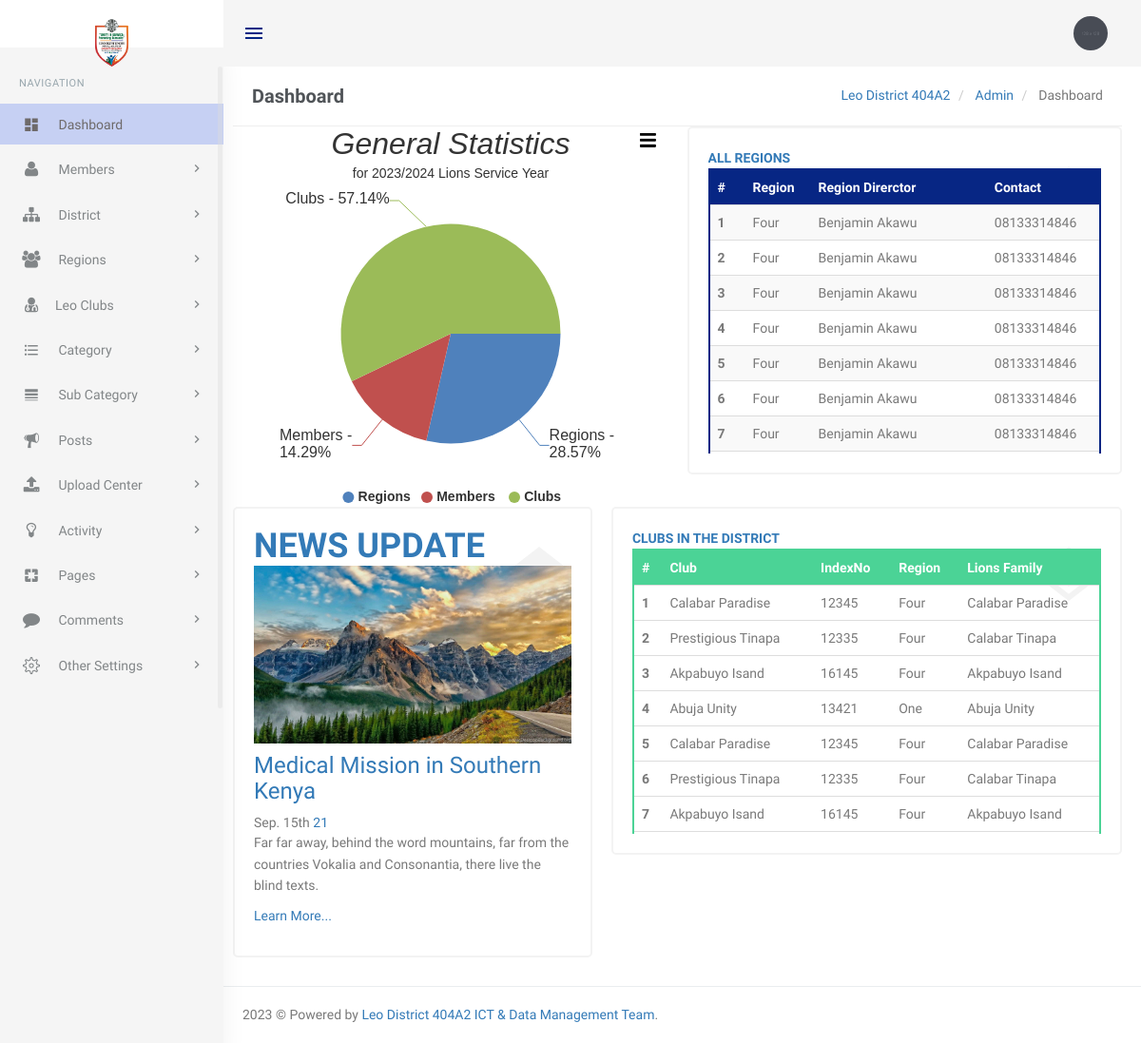
Screenshot of /app/dashboard (signed in) with the database file from the repository.
### tables this page shows
CREATE TABLE `tblregiondirector` (
  `regiondirID` int(11) NOT NULL,
  `regionID` int(11) DEFAULT NULL,
  `memberID` int(11) DEFAULT NULL,
  `serviceYrID` int(11) DEFAULT NULL,
  `dateUpdated` datetime DEFAULT current_timestamp(),
  `updatedBy` int(11) DEFAULT NULL,
  `isActive` int(1) NOT NULL DEFAULT 1
);

CREATE TABLE `tblregion` (
  `regionID` int(11) NOT NULL,
  `region` varchar(20) NOT NULL,
  `dateUpdated` timestamp NOT NULL DEFAULT current_timestamp(),
  `updatedBy` int(11) NOT NULL,
  `isActive` int(1) NOT NULL DEFAULT 1
);

CREATE TABLE `tblmembers` (
  `memberID` int(11) NOT NULL,
  `clubID` int(11) DEFAULT NULL,
  `regionID` int(11) DEFAULT NULL,
  `membershipNo` varchar(10) NOT NULL,
  `firstName` varchar(50) NOT NULL,
  `lastName` varchar(60) NOT NULL,
  `middleName` varchar(60) DEFAULT NULL,
  `memberEmail` varchar(60) NOT NULL,
  `gender` varchar(8) NOT NULL,
  `phone1` varchar(12) NOT NULL,
  `phone2` varchar(12) DEFAULT NULL,
  `address` varchar(100) DEFAULT NULL,
  `maritalStatus` varchar(30) NOT NULL,
  `occupation` varchar(40) NOT NULL,
  `city` varchar(30) DEFAULT NULL,
  `state` int(11) DEFAULT NULL,
  `stateOfOrigin` int(11) NOT NULL,
  `lgaOfOrigin` int(11) NOT NULL,
  `memberSince` varchar(5) NOT NULL,
  `dob` date NOT NULL,
  `memberPhoto` varchar(255) NOT NULL,
  `dateUpdated` datetime DEFAULT current_timestamp(),
  `updatedBy` int(11) DEFAULT NULL,
  `isActive` int(1) NOT NULL DEFAULT 1
);

CREATE TABLE `tblclubs` (
  `clubID` int(11) NOT NULL,
  `regionID` int(11) NOT NULL,
  `clubName` varchar(60) NOT NULL,
  `indexNo` varchar(10) DEFAULT NULL,
  `SponsorLions` varchar(60) NOT NULL,
  `dateUpdated` datetime DEFAULT current_timestamp(),
  `updatedBy` int(11) DEFAULT NULL,
  `isActive` int(1) NOT NULL DEFAULT 1
);

### app/dashboard.php (the view, shortened to what this page needs)
<?php
include('includes/config.php');
if (strlen($_SESSION['login']) == 0) {
    header('location:index');
} else {
    $lsyQuery = "SELECT *  From tblserviceyr ORDER BY serviceYrID  desc";
    $query = mysqli_query($con, $lsyQuery);
    $result = mysqli_fetch_assoc($query);
    $currentLSYID = $result['serviceYrID'];
    ?>
    <?php include('includes/pages-head.php'); ?>
    <body class="fixed-left">
        <div id="wrapper">
            <div class="topbar">
                <?php include('includes/topheader.php'); ?>
            </div>
            <?php include('includes/leftsidebar.php'); ?>
            <div class="content-page">
                <div class="content">
                    <div class="container">
                        <div class="row">
                            <div class="col-xs-12">
                                <div class="page-title-box">
                                    <h4 class="page-title">Dashboard</h4>
                                    <ol class="breadcrumb p-0 m-0">
                                        <li>
                                            <a href="#">Leo District 404A2</a>
                                        </li>
                                        <li>
                                            <a href="#">Admin</a>
                                        </li>
                                        <li class="active">
                                            Dashboard
                                        </li>
                                    </ol>
                                    <div class="clearfix"></div>
                                </div>
                            </div>
                        </div>
                        <div class="row">
                            <div class="col-lg-6 col-md-6 col-sm-12 text-center">
                                <?php
                                $query = mysqli_query($con, "select * from tblregion");
                                $countregion = mysqli_num_rows($query);
                                $query = mysqli_query($con, "select * from tblmembers");
                                $countmembers = mysqli_num_rows($query);
                                $query = mysqli_query($con, "select * from tblclubs");
                                $countclubs = mysqli_num_rows($query);
                                $dataPoints = array(
                                    array("label" => " Regions", "y" => $countregion),
                                    array("label" => " Members", "y" => $countmembers),
                                    array("label" => " Clubs", "y" => $countclubs)
                                );
                                ?>
                                <!DOCTYPE HTML>
                                <script>
                                    window.onload = function () {
                                        var chart = new CanvasJS.Chart("chartContainer", {
                                            animationEnabled: true,
                                            exportEnabled: true,
                                            title: {
                                                text: "General Statistics"
                                            },
                                            subtitles: [{
                                                text: "for 2023/2024 Lions Service Year"
                                            }],
                                            data: [{
                                                type: "pie",
                                                showInLegend: "true",
                                                legendText: "{label}",
                                                indexLabelFontSize: 16,
                                                indexLabel: "{label} - #percent%",
                                                yValueFormatString: "##0",
                                                dataPoints: <?php echo json_encode($dataPoints, JSON_NUMERIC_CHECK); ?>
                                            }]
                                        });
                                        chart.render();
                                    }
                                </script>
                                <div id="chartContainer" style="height: 400px; width: 100%;"></div>
                            </div>
                            <div class="col-lg-6 col-md-6 col-sm-12">
                                <div class="card-box widget-box-one">
                                    <div class="wigdet-one-content">
                                        <p class="m-0 text-uppercase font-600 font-secondary text-overflow"
                                            title="All Regions"><a href="manage-members">All Regions</a></p>
                                        <div class="table-responsive table-wrapper-scroll-y custom-table-scrollbar">
                                            <table
                                                class="table m-0 table-colored-bordered table-bordered-primary table-striped"
                                                id="table_filter">
                                                <thead>
                                                    <tr>
                                                        <th>#</th>
                                                        <th> Region</th>
                                                        <th style="width: 45%;">Region Direrctor</th>
                                                        <th>Contact</th>
                                                    </tr>
                                                </thead>
                                                <tbody>
                                                    <?php
                                                    $sql = "Select * from  tblregiondirector rd
                                                         JOIN tblmembers m ON m.memberID = rd.memberID INNER JOIN tblregion r ON r.regionID = m.regionID where rd.serviceYrID = $currentLSYID ";
                                                    $query = mysqli_query($con, $sql);
                                                    $cnt = 1;
                                                    $rowcount = mysqli_num_rows($query);
                                                    if ($rowcount == 0) {
                                                        ?>
                                                        <tr>
                                                            <td colspan="7" align="center">
                                                                <h3 style="color:red">No record found</h3>
                                                            </td>
                                                        <tr>
                                                            <?php
                                                    } else {
                                                        while ($row = mysqli_fetch_array($query)) {
                                                            ?>
                                                            <tr>
                                                                <th scope="row">
                                                                    <?php echo htmlentities($cnt); ?>
                                                                </th>
                                                                <td>
                                                                    <?php echo htmlentities($row['region']); ?>
                                                                </td>
                                                                <td>
                                                                    <?php echo htmlentities($row['firstName'] . ' ' . $row['lastName']); ?>
                                                                </td>
                                                                <td>
                                                                    <?php echo htmlentities($row['phone1']); ?>
                                                                </td>
                                                            </tr>
                                                            <?php
                                                            $cnt++;
                                                        }
                                                    } ?>
                                                </tbody>
                                            </table>
                                        </div>
                                    </div>
                                </div>
                            </div>
                        </div>
                        <div class="row">
                             <div class="col-lg-5 col-md-5 col-sm-12">
                                <div class="card-box widget-box-one">
                                    <div class="wigdet-one-content">
                                        <h1 class="m-0 text-uppercase font-600 font-secondary text-overflow"
                                            title="User This Month"> <a href="manage-posts.php">News Update</a></h1>
                                            <a href="#"><img class="img-responsive" src="images/hhh.jpg" alt=""></a>
                            <h3><a href="" #="">Medical Mission in Southern Kenya</a></h3>
                            <span class="posted_by">Sep. 15th</span>
                            <span class="comment"><a href="">21<i class="icon-bubble2"></i></a></span>
                            <p>Far far away, behind the word mountains, far from the countries Vokalia and Consonantia,
                                there live the blind texts.</p>
                            <p><a href="#">Learn More...</a></p>
                                    </div>
                                </div>
                            </div>
                            <div class="col-lg-7 col-md-7 col-sm-12">
                                <div class="card-box widget-box-one">
                                    <div class="wigdet-one-content">
                                        <p class="m-0 text-uppercase font-600 font-secondary text-overflow"
                                            title="Clubs in the District"><a href="manage-activity">Clubs in the
                                                District</a></p>
                                        <div class="table-responsive table-wrapper-scroll-y custom-table-scrollbar">
                                            <table class="table m-0 table-colored-bordered table-bordered-success"
                                                id="table_filter">
                                                <thead>
                                                    <tr>
                                                        <th>#</th>
                                                        <th> Club</th>
                                                        <th>IndexNo</th>
                                                        <th>Region</th>
                                                        <th>Lions Family</th>
                                                    </tr>
                                                </thead>
                                                <tbody>
                                                    <?php
                                                    $sql = "Select * from  tblclubs c
                                                         JOIN tblregion r ON r.regionID = c.regionID";
                                                    $query = mysqli_query($con, $sql);
                                                    $cnt = 1;
                                                    $rowcount = mysqli_num_rows($query);
                                                    if ($rowcount == 0) {
                                                        ?>
                                                        <tr>
                                                            <td colspan="7" align="center">
                                                                <h3 style="color:red">No record found</h3>
                                                            </td>
                                                        <tr>
                                                            <?php
                                                    } else {
                                                        while ($row = mysqli_fetch_array($query)) {
                                                            ?>
                                                            <tr>
                                                                <th scope="row">
                                                                    <?php echo htmlentities($cnt); ?>
                                                                </th>
                                                                <td>
                                                                    <?php echo htmlentities($row['clubName']); ?>
                                                                </td>
                                                                <td>
                                                                    <?php echo htmlentities($row['indexNo']); ?>
                                                                </td>
                                                                <td>
                                                                    <?php echo htmlentities($row['region']); ?>
                                                                </td>
                                                                <td>
                                                                    <?php echo htmlentities($row['SponsorLions']); ?>
                                                                </td>
                                                            </tr>
                                                            <?php
                                                            $cnt++;
                                                        }
                                                    } ?>
                                                </tbody>
                                            </table>
                                        </div>
                                    </div>
                                </div>
                            </div>
                        </div>
                    </div>
                </div>
                <?php include('includes/footer.php'); ?>
    </body>
    </html>
<?php } ?>

### rows the page displays
tblregiondirector: regionID.region "Four", memberID.lastName "Benjamin Akawu", memberID.phone1 "08133314846"
tblregiondirector: regionID.region "Four", memberID.lastName "Benjamin Akawu", memberID.phone1 "08133314846"
tblregiondirector: regionID.region "Four", memberID.lastName "Benjamin Akawu", memberID.phone1 "08133314846"
tblregiondirector: regionID.region "Four", memberID.lastName "Benjamin Akawu", memberID.phone1 "08133314846"
tblregiondirector: regionID.region "Four", memberID.lastName "Benjamin Akawu", memberID.phone1 "08133314846"
tblregiondirector: regionID.region "Four", memberID.lastName "Benjamin Akawu", memberID.phone1 "08133314846"
tblregiondirector: regionID.region "Four", memberID.lastName "Benjamin Akawu", memberID.phone1 "08133314846"
tblclubs: clubName "Calabar Paradise", indexNo "12345", regionID.region "Four", SponsorLions "Calabar Paradise"
tblclubs: clubName "Prestigious Tinapa", indexNo "12335", regionID.region "Four", SponsorLions "Calabar Tinapa"
tblclubs: clubName "Akpabuyo Isand", indexNo "16145", regionID.region "Four", SponsorLions "Akpabuyo Isand"
tblclubs: clubName "Abuja Unity", indexNo "13421", regionID.region "One", SponsorLions "Abuja Unity"
tblclubs: clubName "Calabar Paradise", indexNo "12345", regionID.region "Four", SponsorLions "Calabar Paradise"
tblclubs: clubName "Prestigious Tinapa", indexNo "12335", regionID.region "Four", SponsorLions "Calabar Tinapa"
tblclubs: clubName "Akpabuyo Isand", indexNo "16145", regionID.region "Four", SponsorLions "Akpabuyo Isand"

### other values shown
chart data {{ json_encode($dataPoints, JSON_NUMERIC_CHECK) }} [{"label":" Regions","y":4},{"label":" Members","y":2},{"label":" Clubs","y":8}]
